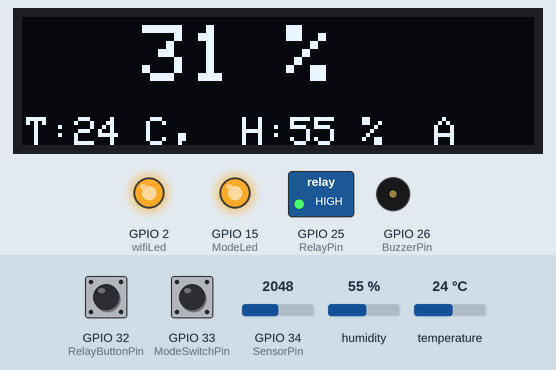
A sketch run on a simulated ESP32. Shown: 128×32 one-colour display, switched loads named in the sketch (green lamp = pin HIGH), output pins drawn as LEDs (lit = HIGH), buzzer (waves = sounding, pin HIGH). Inputs (shaded band) come from the test bench; at power-on: GPIO 33 (ModeSwitchPin) HIGH, GPIO 32 (RelayButtonPin) HIGH, GPIO 34 (SensorPin) = 2048, humidity 55 %, temperature 24 °C. WiFi joins after 1.5 s; servers stay silent unless stated; what the sketch prints to the serial monitor is not drawn.

Above: at 4.7 s.
4.8 s: GPIO 33 (ModeSwitchPin) pulled LOW for 0.15 s
At 7.5 s:
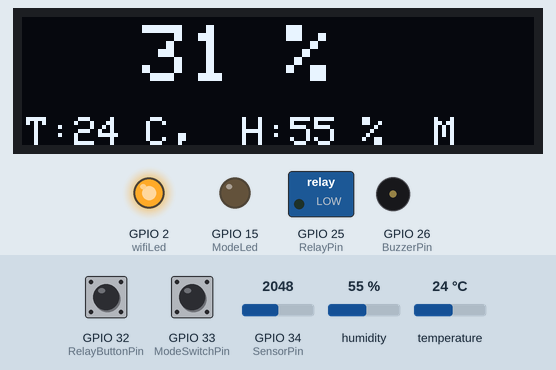
8.6 s: GPIO 32 (RelayButtonPin) pulled LOW for 0.15 s
At 9.9 s:
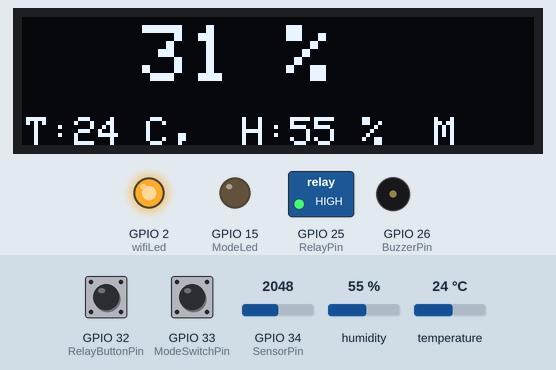
10.2 s: GPIO 33 (ModeSwitchPin) pulled LOW for 1 s
At 12.8 s:
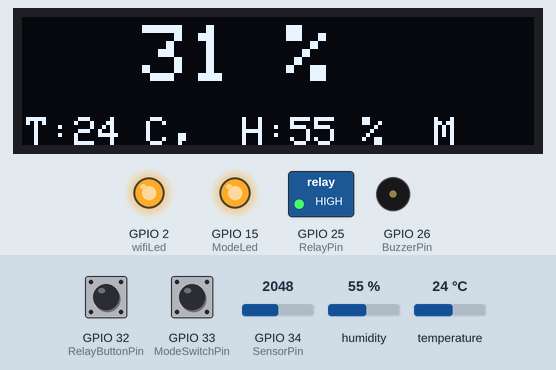
14.6 s: GPIO 34 (SensorPin) set to 1289
At 16.8 s:
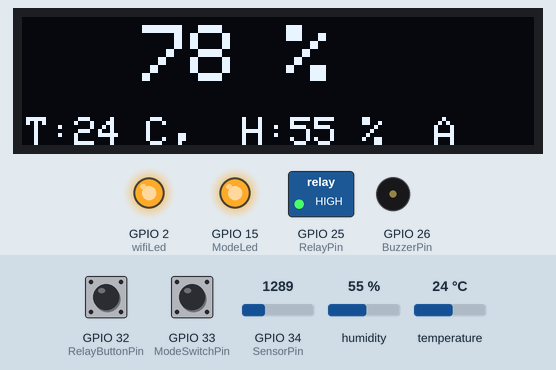
17.6 s: GPIO 34 (SensorPin) set to 1222
At 20.7 s:
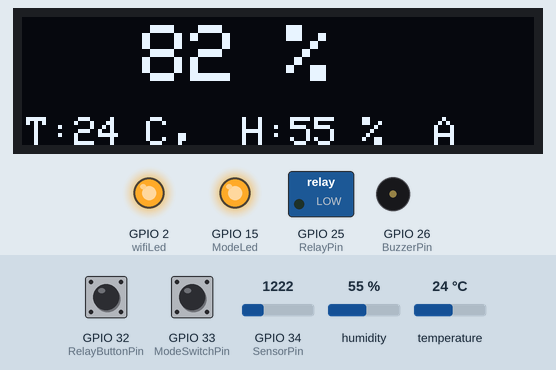
21.1 s: humidity set to 22 %
At 22.5 s:
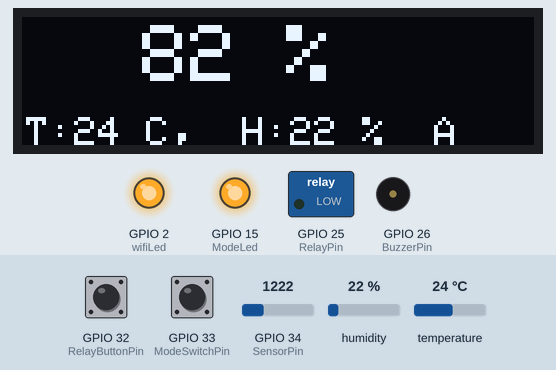
Timing chart, 0 to 24.1 s (numbered marks = the images above; inputs shaded):
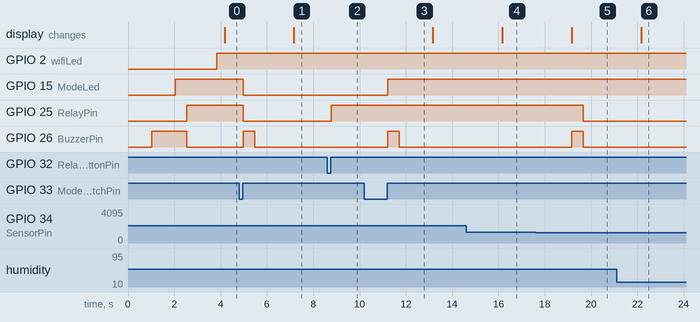

The sketch:

demo.ino
```cpp
#define BLYNK_TEMPLATE_ID "TMPL6pLyo-9q-"
#define BLYNK_TEMPLATE_NAME "ESP32 Plant Monitor"
#define BLYNK_AUTH_TOKEN "o64jcl55n49DP2CXb-V36ewp2x2IChDH"

char ssid[] = "MacOS";
char pass[] = "lamgicopassok";

//Đặt giá trị khô max và ẩm max  đo bằng cảm biến
int wetSoilVal = 940 ;  // Giá trị min khi đất ướt
int drySoilVal = 2559 ;  //giá trị max khi đất khô

//Đặt phần trăm phạm vi độ ẩm lý tưởng (%) trong đất
int moistPerLow =   20 ;  //min moisture %
int moistPerHigh =   80 ;  //max moisture %

#include <Adafruit_SSD1306.h>
#include <WiFi.h>
#include <WiFiClient.h>
#include <BlynkSimpleEsp32.h>
#include <DHT.h>
#include <AceButton.h>

using namespace ace_button;

// Khai bao cac chan ket noi
#define SensorPin       34  //D34
#define DHTPin          14  //D14
#define RelayPin        25  //D25
#define wifiLed         2   //D2
#define RelayButtonPin  32  //D32
#define ModeSwitchPin   33  //D33
#define BuzzerPin       26  //D26
#define ModeLed         15  //D15

// Sử dụng cảm biến DHT11
#define DHTTYPE DHT11     // DHT 11

//Dinh nghia chan
#define VPIN_MoistPer    V1
#define VPIN_TEMPERATURE V2
#define VPIN_HUMIDITY    V3
#define VPIN_MODE_SWITCH V4
#define VPIN_RELAY       V5

#define SCREEN_WIDTH 128 // chieu rong oled
#define SCREEN_HEIGHT 32 // chieu dai oled

// Khai báo cho màn hình SSD1306 được kết nối với I2C (chân SDA, SCL)
#define OLED_RESET     -1 // Reset pin # (or -1 if sharing Arduino reset pin)

Adafruit_SSD1306 display(SCREEN_WIDTH, SCREEN_HEIGHT, &Wire, OLED_RESET);


int     sensorVal;
int     moisturePercentage;
bool    toggleRelay = LOW; // Ghi nhớ trạng thái chuyển đổi
bool    prevMode = true; // Khai báo biến prevMode kiểu đúng/sai
int     temperature1 = 0;
int     humidity1   = 0;
String  currMode  = "A";

char auth[] = BLYNK_AUTH_TOKEN;

ButtonConfig config1;
AceButton button1(&config1);// Cấu hình Button
ButtonConfig config2;
AceButton button2(&config2); // Cấu hình button

void handleEvent1(AceButton*, uint8_t, uint8_t);
void handleEvent2(AceButton*, uint8_t, uint8_t);

BlynkTimer timer;
DHT dht(DHTPin, DHTTYPE);

void checkBlynkStatus() { // Check mỗi lần sau 3 giây

  bool isconnected = Blynk.connected();
  if (isconnected == false) {
    Serial.print("Blynk Not Connected ");
    digitalWrite(wifiLed, LOW);
  }
  if (isconnected == true) {
    digitalWrite(wifiLed, HIGH);
    //Serial.println("Blynk Connected");
  }
}

BLYNK_CONNECTED()
{
  Blynk.syncVirtual(VPIN_MoistPer); // Kênh độ ẩm đất
  Blynk.syncVirtual(VPIN_RELAY); // Kênh relay
  Blynk.syncVirtual(VPIN_TEMPERATURE); // Kênh nhiệt độ phòng
  Blynk.syncVirtual(VPIN_HUMIDITY); // KKênh độ ẩm không khí
  Blynk.virtualWrite(VPIN_MODE_SWITCH, prevMode); //Kênh chế độ tự động
}

BLYNK_WRITE(VPIN_RELAY)
{
  if(!prevMode)
  {
    toggleRelay = param.asInt();// Chuyển đổi giá trị về dạng số nguyên
    digitalWrite(RelayPin, toggleRelay); //nếu toggleRelay =low ngắt kết nối vs ngược lại
  }
  else
  {
    Blynk.virtualWrite(VPIN_RELAY, toggleRelay); // Gửi giá trị của toggleRelay lên blynk
  }
}

BLYNK_WRITE(VPIN_MODE_SWITCH) //Xử lý mode switch
{
  if(prevMode !=  param.asInt())//Kiểm tra điều kiện
  {
    prevMode =  param.asInt();
    currMode = prevMode ? "A" : "M";
    digitalWrite(ModeLed, prevMode);// Bật led
    controlBuzzer(500);
    if(!prevMode && toggleRelay == HIGH){
      digitalWrite(RelayPin, LOW);
      toggleRelay = LOW;
      Blynk.virtualWrite(VPIN_RELAY, toggleRelay);
    }
   }
}

void controlBuzzer(int duration)
{
  digitalWrite(BuzzerPin, HIGH);
  delay(duration);
  digitalWrite(BuzzerPin, LOW);
}

void displayData(String line1 , String line2){
  display.clearDisplay();
  display.setTextSize(2);
  display.setCursor(30,2);
  display.print(line1);
  display.setTextSize(1);
  display.setCursor(1,25);
  display.print(line2);
  display.display();
}

void getMoisture()
{
  sensorVal = analogRead(SensorPin);// Độc giá trị cảm biến
  Serial.println(sensorVal);
  if (sensorVal > (wetSoilVal - 100) && sensorVal < (drySoilVal + 100) )// Khoảng setup giá trị Moisture
  {
    moisturePercentage = map(sensorVal ,drySoilVal, wetSoilVal, 0, 100);//Ánh xạ giá trị cảm biến
    // Nuyên mẫu : map(value, fromLow, fromHigh, toLow, toHigh)

    // Print result to serial monitor
    Serial.print("Moisture Percentage: ");
    Serial.print(moisturePercentage);
    Serial.println(" %");
  }
  else
  {
    Serial.println(sensorVal);
  }
  delay(100);
}

void getWeather()
{

  float h = dht.readHumidity();
  float t = dht.readTemperature(); // or dht.readTemperature(true) for Fahrenheit

  if (isnan(h) || isnan(t)) {
    Serial.println("Failed to read from DHT sensor!");
    return;
  }
  else
  {
    humidity1 = int(h);
    temperature1 = int(t);
   // Serial.println(temperature1);
   // Serial.println(humidity1);
  }
}

void sendSensor()
{
  getMoisture(); // get Moisture reading
  getWeather(); // get reading from DHT11

  displayData(String(moisturePercentage) + " %", "T:" + String(temperature1) + " C,  H:" + String(humidity1) + " %  " + currMode);// Viết lên màn hình OLed

  Blynk.virtualWrite(VPIN_MoistPer, moisturePercentage); // Gửi dữ liệu moisture đến Pin ảo
  Blynk.virtualWrite(VPIN_TEMPERATURE, temperature1); //
  Blynk.virtualWrite(VPIN_HUMIDITY, humidity1); //
}

void controlMoist()
{
  if(prevMode)
  {
    if (moisturePercentage < (moistPerLow))
    {
      if (toggleRelay == LOW)// Tắt relay
      {
        controlBuzzer(500);
        digitalWrite(RelayPin, HIGH);
        toggleRelay = HIGH;
        Blynk.virtualWrite(VPIN_RELAY, toggleRelay);
        delay(1000);
      }
    }
    if (moisturePercentage > (moistPerHigh))
    {
      if (toggleRelay == HIGH)
      {
        controlBuzzer(500);
        digitalWrite(RelayPin, LOW);
        toggleRelay = LOW;
        Blynk.virtualWrite(VPIN_RELAY, toggleRelay);
        delay(1000);
      }
    }
  }
  else{
    button1.check();
  }
}

void setup()
{
  // Set up serial monitor
  Serial.begin(115200);

  // Set pinmodes for GPIOs
  pinMode(RelayPin, OUTPUT);
  pinMode(wifiLed, OUTPUT);
  pinMode(ModeLed, OUTPUT);
  pinMode(BuzzerPin, OUTPUT);

  pinMode(RelayButtonPin, INPUT_PULLUP);
  pinMode(ModeSwitchPin, INPUT_PULLUP);

  digitalWrite(wifiLed, LOW);
  digitalWrite(ModeLed, LOW);
  digitalWrite(BuzzerPin, LOW);

  dht.begin();    // Enabling DHT sensor

  config1.setEventHandler(button1Handler);
  config2.setEventHandler(button2Handler);

  button1.init(RelayButtonPin);// Khởi tạo Button
  button2.init(ModeSwitchPin);//Khởi tạo button

  if(!display.begin(SSD1306_SWITCHCAPVCC, 0x3C))
  {
    Serial.println(F("SSD1306 allocation failed"));
    for(;;);
  }
  delay(1000);
  display.setTextSize(1);
  display.setTextColor(WHITE);
  display.clearDisplay();

  WiFi.begin(ssid, pass);
  timer.setInterval(2000L, checkBlynkStatus); // kiểm tra xem máy chủ Blynk có được kết nối k sau 2 giây
  timer.setInterval(3000L, sendSensor); // hiển thị và gửi kết quả cảm biến cứ sau 3 giây
  Blynk.config(auth);
  //delay(1000);
  controlBuzzer(1000);
  digitalWrite(ModeLed, prevMode);
}
 void loop()
 {
  Blynk.run(); // Kết vs vs Blynk
  timer.run(); // Khởi tạo SimpleTimer
  button2.check(); // Check nút nhấn 2
  controlMoist(); // Hàm controlMoist
}

void button1Handler(AceButton* button, uint8_t eventType, uint8_t buttonState) {
  Serial.println("EVENT1");
  switch (eventType) {
    case AceButton::kEventReleased:
      //Serial.println("kEventReleased");
      digitalWrite(RelayPin, !digitalRead(RelayPin));
      toggleRelay = digitalRead(RelayPin);
      Blynk.virtualWrite(VPIN_RELAY, toggleRelay);
      break;
  }
}

void button2Handler(AceButton* button, uint8_t eventType, uint8_t buttonState)
//AceButton* button Con trỏ đến đối tượng AceButton gọi hàm xử lý sự kiện.
//eventType: Loại sự kiện được xảy ra (ví dụ: nhấn, nhả, giữ).
//buttonState: Trạng thái hiện tại của nút button2 (HIGH hoặc LOW).
{
  Serial.println("EVENT2");
  switch (eventType) {
    case AceButton::kEventReleased: // Button 2 nhả
      //Serial.println("kEventReleased");
      if(prevMode && toggleRelay == HIGH)
      {
        digitalWrite(RelayPin, LOW);
        toggleRelay = LOW;
        Blynk.virtualWrite(VPIN_RELAY, toggleRelay);
      }
      prevMode = !prevMode;// Flase
      currMode = prevMode ? "A" : "M";
      digitalWrite(ModeLed, prevMode);
      Blynk.virtualWrite(VPIN_MODE_SWITCH, prevMode);
      controlBuzzer(500);
      break;
  }
}
```

Measured:
- the behaviour switches between 1248 and 1247 on GPIO 34 (SensorPin) (found by bisection; images 4 and 5)
- after the input at 4.8 s, GPIO 15 (ModeLed), GPIO 25 (RelayPin): HIGH → LOW after 0.17 s; GPIO 26 (BuzzerPin): LOW → HIGH after 0.17 s, → LOW 0.50 s later; the display: changes after 2.4 s (image 1)
- after the input at 8.6 s, GPIO 25 (RelayPin): LOW → HIGH after 0.17 s
- after the input at 10.2 s, GPIO 15 (ModeLed): LOW → HIGH after 1.0 s; GPIO 26 (BuzzerPin): LOW → HIGH after 1.0 s, → LOW 0.50 s later
- after the input at 14.6 s, the display: changes after 1.6 s (image 4)
- after the input at 17.6 s, GPIO 25 (RelayPin): HIGH → LOW after 2.1 s; GPIO 26 (BuzzerPin): LOW → HIGH after 1.6 s, → LOW 0.50 s later; the display: changes after 1.6 s (image 5)
- after the input at 21.1 s, the display: changes after 1.1 s (image 6)
